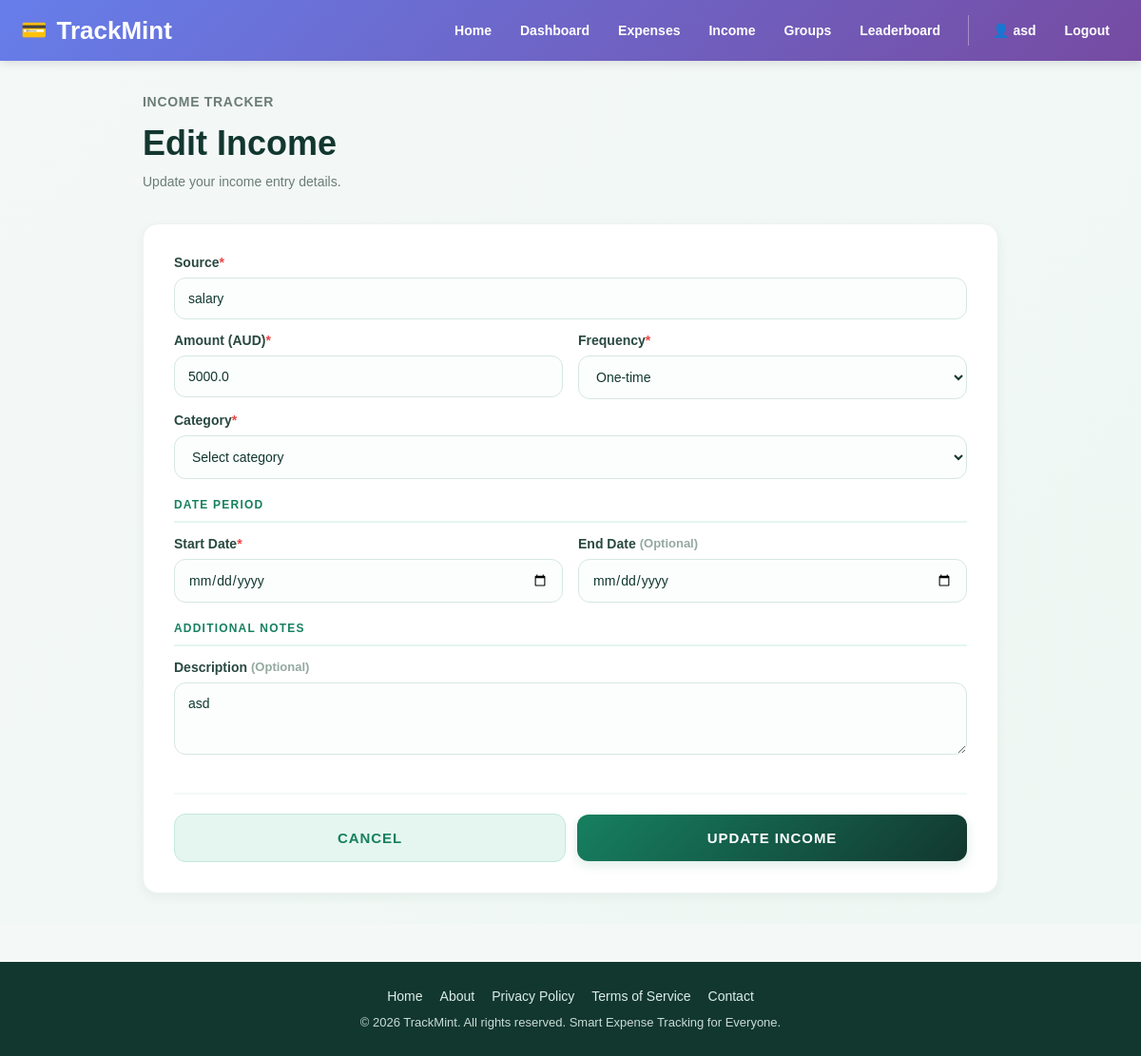
Screenshot of /income/4/edit (signed in) with the database file from the repository.
### app/models.py (models this page shows, shortened)
class User(UserMixin, db.Model):
    __tablename__ = "users"
    id = db.Column(db.Integer, primary_key=True)
    username = db.Column(db.String(80), unique=True, nullable=False, index=True)
    email = db.Column(db.String(120), unique=True, nullable=False, index=True)
    password_hash = db.Column(db.String(255), nullable=False)
    created_at = db.Column(db.DateTime, default=datetime.utcnow, nullable=False)
    total_points = db.Column(db.Integer, default=0, nullable=False)
    current_streak = db.Column(db.Integer, default=0, nullable=False)
    last_upload_date = db.Column(db.Date, nullable=True)
    receipts = db.relationship(
        "Receipt",
        back_populates="user",
        cascade="all, delete-orphan",
        lazy=True
    )
    incomes = db.relationship(
        "Income",
        back_populates="user",
        cascade="all, delete-orphan",
        lazy=True
    )

class Income(db.Model):
    __tablename__ = "income"
    id = db.Column(db.Integer, primary_key=True)
    user_id = db.Column(db.Integer, db.ForeignKey("users.id"), nullable=False)
    source = db.Column(db.String(120), nullable=False)
    amount = db.Column(db.Float, nullable=False)
    income_date = db.Column(db.Date, nullable=False)
    income_type = db.Column(db.String(80), nullable=False)
    notes = db.Column(db.Text, nullable=True)
    frequency = db.Column(db.String(20), default="one-time", nullable=False)  # one-time, daily, weekly, monthly, yearly
    category = db.Column(db.String(80), nullable=True)
    start_date = db.Column(db.Date, nullable=True)
    end_date = db.Column(db.Date, nullable=True)
    created_at = db.Column(db.DateTime, default=datetime.utcnow, nullable=False)
    updated_at = db.Column(
        db.DateTime,
        default=datetime.utcnow,
        onupdate=datetime.utcnow,
        nullable=False
    )
    user = db.relationship("User", back_populates="incomes")

### app/income/routes.py (the view, shortened to what this page needs)
@income_bp.route("/<int:income_id>/edit", methods=["GET", "POST"])
@login_required
def edit_income(income_id):
    income = Income.query.filter_by(id=income_id, user_id=current_user.id).first_or_404()
    return render_template(
        "income/edit.html",
        income=income,
        page_title="Edit Income"
    )

### app/__init__.py (called while the page is built)
def register_login_loader():
    @login_manager.user_loader
    def load_user(user_id):
        from app.models import User
        return db.session.get(User, int(user_id))

### app/templates/income/edit.html (shortened to what this page needs)
{% extends "base.html" %}
{% block content %}
<section class="income-page">
  <div class="income-container">
    <div class="income-header">
      <div>
        <p class="page-label">Income Tracker</p>
        <h1>Edit Income</h1>
        <p>Update your income entry details.</p>
      </div>
    </div>
    <div class="edit-income-card">
      <form method="POST" class="edit-income-form">
        <div class="form-section">
          <div class="modal-form-group">
            <label for="source">Source <span class="field-required">*</span></label>
            <input
              type="text"
              id="source"
              name="source"
              placeholder="e.g. Salary, Freelance work"
              value="{{ income.source }}"
              required
            >
          </div>
          <div class="modal-form-row">
            <div class="modal-form-group">
              <label for="amount">Amount (AUD) <span class="field-required">*</span></label>
              <input
                type="number"
                step="0.01"
                min="0"
                id="amount"
                name="amount"
                placeholder="0.00"
                value="{{ income.amount }}"
                required
              >
            </div>
            <div class="modal-form-group">
              <label for="frequency">Frequency <span class="field-required">*</span></label>
              <select id="frequency" name="frequency" required>
                <option value="one-time" {% if income.frequency == 'one-time' %}selected{% endif %}>One-time</option>
              </select>
            </div>
          </div>
          <div class="modal-form-group">
            <label for="category">Category <span class="field-required">*</span></label>
            <select id="category" name="category" required>
              <option value="">Select category</option>
            </select>
          </div>
        </div>
        <div class="form-section">
          <div class="form-section-header">Date Period</div>
          <div class="modal-form-row">
            <div class="modal-form-group">
              <label for="start_date">Start Date <span class="field-required">*</span></label>
              <input
                type="date"
                id="start_date"
                name="start_date"
                value="{{ income.start_date.strftime('%Y-%m-%d') if income.start_date else '' }}"
                required
              >
            </div>
            <div class="modal-form-group">
              <label for="end_date">End Date <span class="field-optional">(Optional)</span></label>
              <input
                type="date"
                id="end_date"
                name="end_date"
                value="{{ income.end_date.strftime('%Y-%m-%d') if income.end_date else '' }}"
              >
            </div>
          </div>
        </div>
        <div class="form-section">
          <div class="form-section-header">Additional Notes</div>
          <div class="modal-form-group">
            <label for="description">Description <span class="field-optional">(Optional)</span></label>
            <textarea
              id="description"
              name="description"
              rows="3"
              placeholder="Add any additional notes about this income..."
            >{{ income.notes or '' }}</textarea>
          </div>
        </div>
        <div class="modal-form-actions">
          <a href="{{ url_for('income.income_home') }}" class="btn-secondary">Cancel</a>
          <button type="submit" class="btn-primary">Update Income</button>
        </div>
      </form>
    </div>
  </div>
</section>
{% endblock %}

### app/templates/base.html (shortened to what this page needs)
<!doctype html>
<html lang="en">
<head>
  <link rel="stylesheet" href="{{ url_for('static', filename='css/style.css') }}">
</head>
<body>
    <header>
        <div class="header-container">
            <div class="logo">
                <span class="logo-icon">💳</span>
                <span>TrackMint</span>
            </div>
            <nav>
                <div class="nav-primary">
                    <a href="{{ url_for('main.landing') }}">Home</a>
                    {% if current_user.is_authenticated %}
                    <a href="{{ url_for('main.dashboard') }}">Dashboard</a>
                    <a href="{{ url_for('receipts.index') }}">Expenses</a>
                    <a href="{{ url_for('income.income_home') }}">Income</a>
                    <a href="{{ url_for('groups.groups_home') }}">Groups</a>
                    <a href="{{ url_for('leaderboard.leaderboard_home') }}">Leaderboard</a>
                    {% endif %}
                </div>
                {% if current_user.is_authenticated %}
                <div class="nav-user">
                    <a href="{{ url_for('main.profile') }}">👤 {{ current_user.username }}</a>
                    <a href="{{ url_for('auth.logout') }}">Logout</a>
                </div>
                {% else %}
                <div class="nav-user">
                    <a href="{{ url_for('auth.login') }}">Login</a>
                    <a href="{{ url_for('auth.signup') }}">Sign Up</a>
                </div>
                {% endif %}
            </nav>
        </div>
    </header>
    <main>
        {% block content %}{% endblock %}
    </main>
    <footer>
        <div class="footer-content">
            <div class="footer-links">
                <a href="{{ url_for('main.landing') }}">Home</a>
                <a href="#">About</a>
                <a href="#">Privacy Policy</a>
                <a href="#">Terms of Service</a>
                <a href="#">Contact</a>
            </div>
            <p>&copy; 2026 TrackMint. All rights reserved. Smart Expense Tracking for Everyone.</p>
        </div>
    </footer>
</body>
</html>

### app/static/css/style.css (style rules this page uses)
* { box-sizing: border-box; }
body { margin: 0; font-family: Arial, Helvetica, sans-serif; background: #f4f8f7; color: #12372f; }
header { background: linear-gradient(135deg, #667eea 0%, #764ba2 100%); color: white; padding: 16px 0; box-shadow: 0 2px 10px rgba(0, 0, 0, 0.12); position: sticky; top: 0; z-index: 1000; }
.header-container { max-width: 1200px; margin: 0 auto; padding: 0 22px; display: flex; justify-content: space-between; align-items: center; gap: 24px; }
.logo { font-size: 26px; font-weight: 800; display: flex; align-items: center; gap: 10px; color: white; white-space: nowrap; }
.logo-icon { font-size: 22px; }
nav { display: flex; align-items: center; gap: 18px; flex-wrap: wrap; }
.nav-primary, .nav-user { display: flex; align-items: center; gap: 8px; flex-wrap: wrap; }
nav a { color: white; text-decoration: none; font-size: 14px; font-weight: 600; padding: 8px 11px; border-radius: 8px; transition: 0.2s ease; }
.nav-user { padding-left: 14px; border-left: 1px solid rgba(255, 255, 255, 0.35); }
main { min-height: calc(100vh - 160px); }
footer { background: #12372f; color: white; padding: 28px 20px; margin-top: 40px; }
.footer-content { max-width: 1200px; margin: 0 auto; text-align: center; }
.footer-links { display: flex; justify-content: center; gap: 18px; flex-wrap: wrap; margin-bottom: 12px; }
.footer-links a { color: #dceee8; text-decoration: none; font-size: 14px; }
.footer-content p { margin: 0; color: #c8ddd6; font-size: 13px; }
.page-label { margin-bottom: 8px; color: #16805f; font-size: 13px; font-weight: 800; letter-spacing: 0.08em; text-transform: uppercase; }
.income-page { min-height: calc(100vh - 80px); padding: 48px 20px; background: linear-gradient(135deg, #f4f8f7 0%, #eef7f3 100%); }
.income-container { max-width: 1150px; margin: 0 auto; }
.income-header { display: flex; justify-content: space-between; align-items: flex-start; gap: 24px; margin-bottom: 28px; }
.income-header h1 { margin: 0; color: #12372f; font-size: 40px; font-weight: 800; }
.income-header p { margin-top: 10px; color: #5f6f6a; font-size: 16px; }
.form-section { display: flex; flex-direction: column; gap: 14px; }
.form-section-header { font-size: 12px; font-weight: 800; text-transform: uppercase; letter-spacing: 0.1em; color: #16805f; padding-bottom: 10px; border-bottom: 2px solid #e4f6ef; }
.field-required { color: #ef4444; font-weight: 900; }
.field-optional { color: #94a9a0; font-size: 13px; font-weight: 600; margin-left: 4px; }
.modal-form-group { display: flex; flex-direction: column; }
.modal-form-group label { margin-bottom: 8px; color: #294940; font-size: 14px; font-weight: 700; display: flex; align-items: center; }
.modal-form-group input, .modal-form-group select, .modal-form-group textarea { width: 100%; padding: 13px 14px; border: 1.5px solid #d6e7e1; border-radius: 12px; background: #fbfefd; color: #12372f; font-size: 14px; outline: none; transition: 0.2s ease; font-family: inherit; }
.modal-form-group input::placeholder, .modal-form-group select::placeholder, .modal-form-group textarea::placeholder { color: #a0aca7; }
.modal-form-group textarea { resize: vertical; min-height: 70px; }
.modal-form-row { display: grid; grid-template-columns: 1fr 1fr; gap: 16px; }
.modal-form-actions { display: flex; gap: 12px; margin-top: 20px; padding-top: 20px; border-top: 2px solid #f1faf6; align-items: center; }
.btn-primary, .btn-secondary { padding: 16px 28px; border: none; border-radius: 12px; font-size: 15px; font-weight: 800; cursor: pointer; transition: all 0.25s ease; flex: 1; text-transform: uppercase; letter-spacing: 0.06em; }
.btn-primary { background: linear-gradient(135deg, #16805f 0%, #12372f 100%); color: #ffffff; box-shadow: 0 4px 12px rgba(22, 128, 95, 0.15); }
.btn-secondary { background: #f1faf6; color: #12372f; border: 1.5px solid #d6e7e1; font-weight: 700; }

### rows the page displays
User: username "asd"
Income: source "salary", amount "5000.0", frequency "One-time", description "asd"
